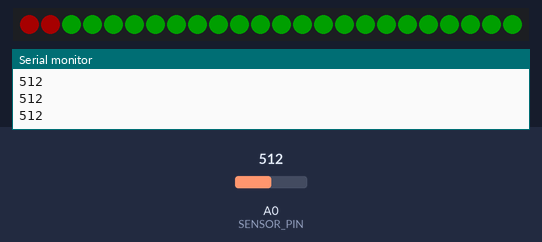
The sketch below on a simulated Arduino Uno, built with avr-gcc and run on an emulated ATmega328P. Parts: 24 RGB LEDs in strip order, left to right, the last lines printed to the serial monitor. The test bench sets the inputs (shaded band); at power-on: A0 (SENSOR_PIN) = 512. Dim RGB values are drawn brighter than linear.

Above: at 1.2 s.
1.3 s: A0 (SENSOR_PIN) set to 1023
At 1.55 s:
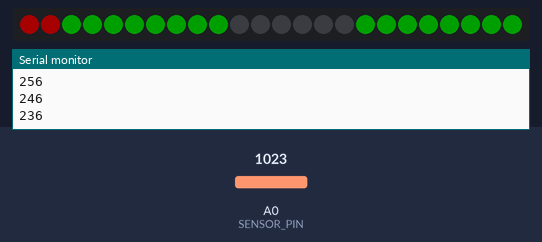
At 2.17 s:
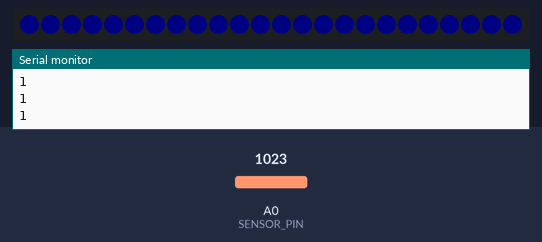
4.3 s: A0 (SENSOR_PIN) set to 900
Timing chart, 0 to 7.3 s (numbered marks = the images above; inputs shaded):
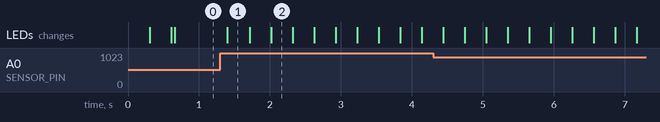

Measured:
- after the input at 1.3 s, the LEDs: change after 0.10 s (image 1)

The sketch:

levelSensor.ino
```cpp
#include <Adafruit_NeoPixel.h>


#define BRIGHTNESS_RED          40
#define BRIGHTNESS_GREEN        32
#define BRIGHTNESS_BLUE         32

#define SENSOR_PIN              0

//#define SENSOR_VALUE_EMPTY      275
#define SENSOR_VALUE_LOWWARN    300
#define SENSOR_VALUE_FULL       335
#define SENSOR_HYSTERESIS       15

#define NUM_SAMPLES             50


Adafruit_NeoPixel pixels = Adafruit_NeoPixel(24, 7, NEO_GRB + NEO_KHZ800);
static uint16_t sensorVals[NUM_SAMPLES];
static uint8_t currSampleIndex = 0;


void showWreath(uint8_t pcntFullIn)
{
  // do the bow first
  pixels.setPixelColor(0, BRIGHTNESS_RED, 0, 0);
  pixels.setPixelColor(1, BRIGHTNESS_RED, 0, 0);

  // calculate the number of segments to show
  uint8_t numSegs = ((uint16_t)pcntFullIn * ((uint16_t)11)) / 100;

  // now the left side of the wreath
  for( uint8_t i = 2; i < numSegs+2; i++ )
  {
    pixels.setPixelColor(i, 0, BRIGHTNESS_GREEN, 0);
  }
  for( uint8_t i = numSegs+2; i < 13; i++ )
  {
    pixels.setPixelColor(i, 0, 0, 0);
  }

  // now the right side of the wreath
  for( uint8_t i = 13; i < 13 + (11 - numSegs); i++ )
  {
    pixels.setPixelColor(i, 0, 0, 0);
  }
  for( uint8_t i = 13 + (11 - numSegs); i < 24; i++ )
  {
    pixels.setPixelColor(i, 0, BRIGHTNESS_GREEN, 0);
  }

  // push to the pixels
  pixels.show();
}


void pulseBlue(void)
{
  static bool dirUp = true;
  static uint8_t currBrightness = 0;

  if( dirUp )
  {
    currBrightness++;
    if( currBrightness == BRIGHTNESS_BLUE ) dirUp = false;
  }
  else
  {
    currBrightness--;
    if( currBrightness == 0 ) dirUp = true;
  }

  // send to the pixels and show
  for( uint8_t i = 0; i < 24; i++ )
  {
    pixels.setPixelColor(i, 0, 0, currBrightness);
  }
  pixels.show();

  // delay so we we're not a strobe light
  delay(20);
}


void setup()
{
  pixels.begin();
  pixels.show();

  Serial.begin(9600);
}


void loop()
{
  // average our sensor value
  sensorVals[currSampleIndex++] = 1024 - analogRead(SENSOR_PIN);
  if( currSampleIndex == NUM_SAMPLES ) currSampleIndex = 0;
  uint16_t sensorVal = 0;
  for( uint8_t i = 0; i < NUM_SAMPLES; i++ )
  {
    sensorVal += sensorVals[i];
  }
  sensorVal /= NUM_SAMPLES;

  Serial.println(sensorVal);

  static bool wasPreviouslyLow = false;
  if( (sensorVal < SENSOR_VALUE_LOWWARN) ||
      (wasPreviouslyLow && (sensorVal < (SENSOR_VALUE_LOWWARN + SENSOR_HYSTERESIS))) )
  {
    wasPreviouslyLow = true;
    pulseBlue();
  }
  else if( (!wasPreviouslyLow && (sensorVal >= SENSOR_VALUE_LOWWARN)) ||
           (wasPreviouslyLow && (sensorVal >= (SENSOR_VALUE_LOWWARN + SENSOR_HYSTERESIS))) )
  {
    wasPreviouslyLow = false;
    int clampedSensorVal = (sensorVal > SENSOR_VALUE_FULL) ? SENSOR_VALUE_FULL : sensorVal;
    showWreath( ((clampedSensorVal - SENSOR_VALUE_LOWWARN) * 100) / (SENSOR_VALUE_FULL - SENSOR_VALUE_LOWWARN) );
  }
}
```
